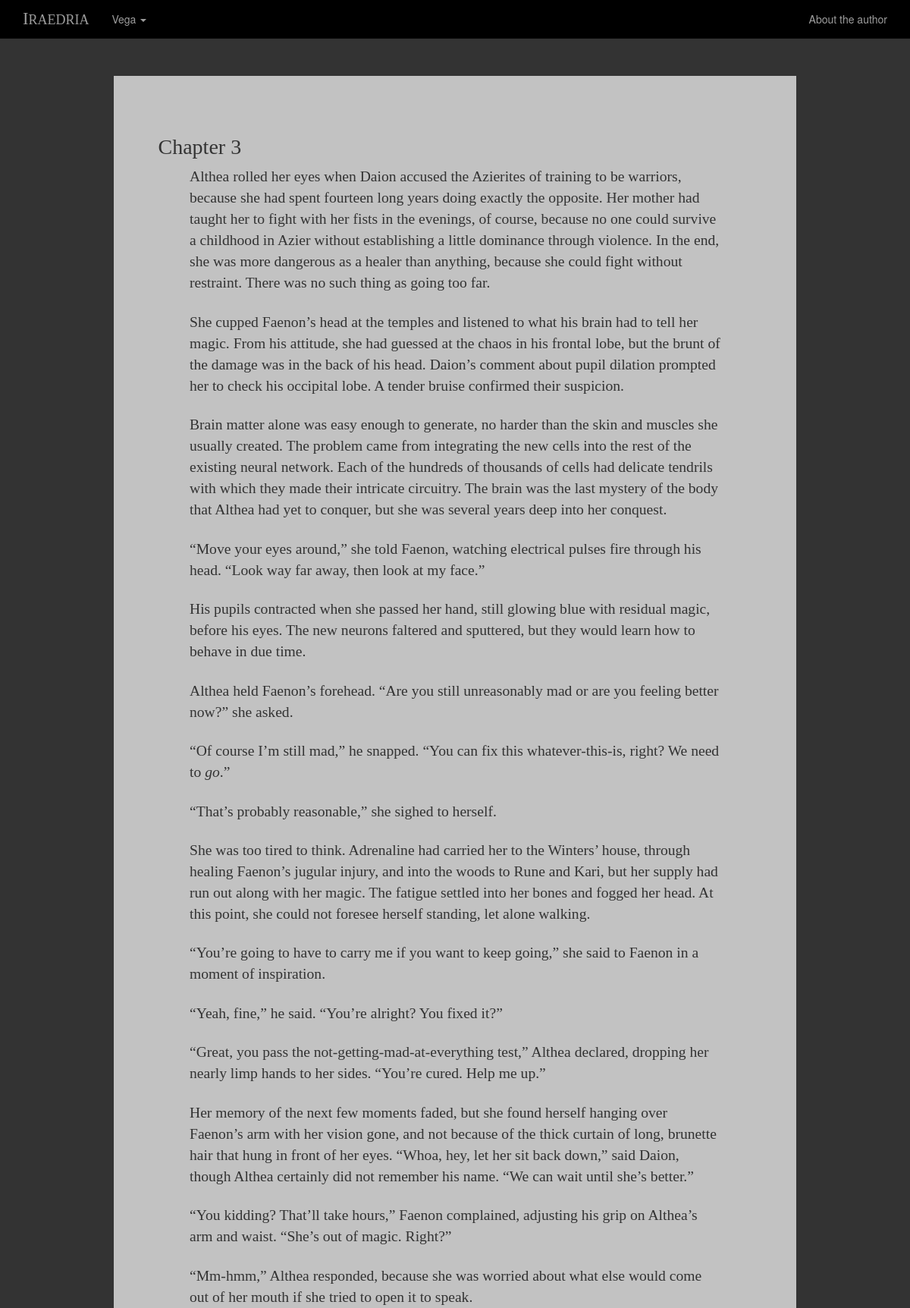
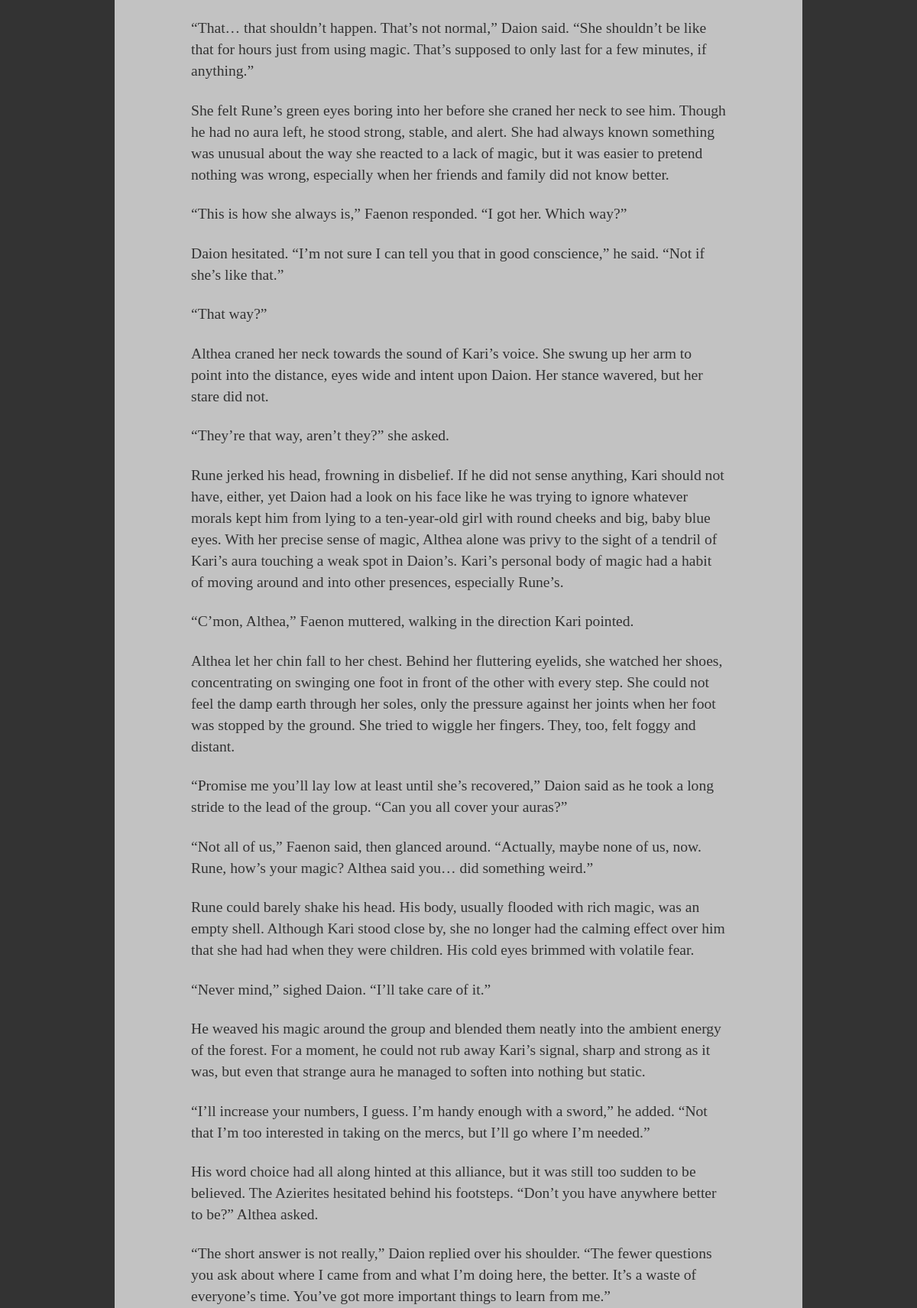
Page /vega/3 (upper part) on the committed database (2 pictures, top to bottom).
### app/models.py (models this page shows, shortened)
class Chapter(db.Model):
    __tablename__ = 'chapter'
    id = db.Column(db.Integer, primary_key=True)
    num = db.Column(db.Integer)
    text = db.Column(db.String)  # gave it no length parameter, let's see what happens?
    date_added = db.Column(db.Integer)
    date_modified = db.Column(db.Integer)
    booknum = db.Column(db.Integer)
    likes = db.Column(db.Integer)
    photo_url = db.Column(db.String)  # edit this column manually with the db viewer

### app/views.py (the view)
@app.route('/<book>/<int:num>')
def chapter(book, num):
    if num == 0:
        return redirect(url_for('prologue', book=book))
    try:
        bookenum = Book[book.lower()]
        c = Chapter.query.filter_by(num=num, booknum=bookenum.value).first()
        if c:
            return render_template("chapter.html", current=c, bookstr=book)
        abort(404)
    except KeyError:
        abort(404)

### templates/chapter.html (shortened to what this page needs)
{% extends 'base.html' %}
{% block content %}
        <div class="container chapter">
            <h2>Chapter {{ current.num }}</h2>
            {{ current.text|safe }}
        </div>
{% endblock %}

### static/css/iraedria.css (style rules this page uses)
body, html { height: 100%; }
body { background-image: url(../img/forest.jpg); background-repeat: no-repeat; background-attachment: fixed; }
.chapter { background-color: rgba(255,255,255,.7); max-width: 900px; margin-top: 60px; margin-bottom: 60px; padding: 5%; }
.chapter p, .prologue p, .cover p { font-family: Garamond, serif; font-size: 1.4em; padding-bottom: 1.2em; max-width: 700px; margin: auto; }
h2 { font-family: Garamond, serif; font-size: 200%; }

### rows in the picture
Chapter: num "3", text "Althea rolled her eyes when Daion accused the Azierites of training to be warriors, because she had spent fourteen long years doing exactly the opposite. Her mother had taught her to fight with her fists in the evenings, of course, because no one could survive a childhood in Azier without establishing a little dominance through violence. In the end, she was more dangerous as a healer than anything, because she could fight without restraint. There was no such thing as going too far. She cupped Faenon’s head at the temples and listened to what his brain had to tell her magic. From his attitude, she had guessed at the chaos in his frontal lobe, but the brunt of the damage was in the back of…"
